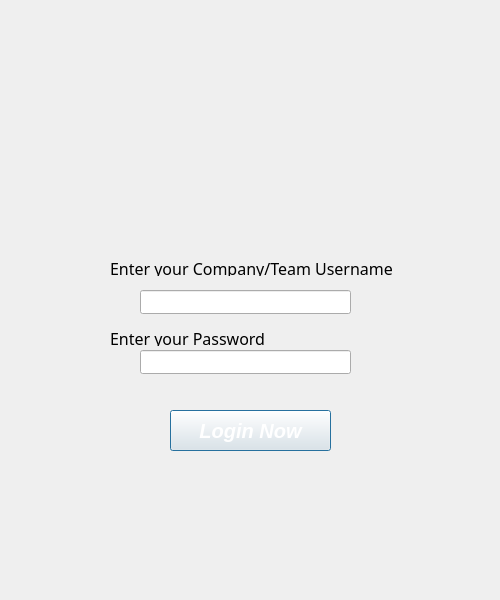
<?xml version="1.0" encoding="UTF-8"?>
<ui version="4.0">
 <class>teampage</class>
 <widget class="QDialog" name="teampage">
  <property name="geometry">
   <rect>
    <x>0</x>
    <y>0</y>
    <width>500</width>
    <height>600</height>
   </rect>
  </property>
  <property name="windowTitle">
   <string>Dialog</string>
  </property>
  <property name="styleSheet">
   <string notr="true">background: qlineargradient(x1:0, y1:0, x2:1, y2:1, 
                     stop:0 #C7FFC7, stop:1 #B5FFB5);
background-image: url(:/images/Untitled design (3).png);
background-repeat: no-repeat;
 background-position: center;</string>
  </property>
  <widget class="QLineEdit" name="lineEdit_companyusername">
   <property name="geometry">
    <rect>
     <x>140</x>
     <y>290</y>
     <width>211</width>
     <height>24</height>
    </rect>
   </property>
  </widget>
  <widget class="QLineEdit" name="lineEdit_companypassword">
   <property name="geometry">
    <rect>
     <x>140</x>
     <y>350</y>
     <width>211</width>
     <height>24</height>
    </rect>
   </property>
   <property name="echoMode">
    <enum>QLineEdit::Password</enum>
   </property>
  </widget>
  <widget class="QPushButton" name="pushButton">
   <property name="geometry">
    <rect>
     <x>170</x>
     <y>410</y>
     <width>161</width>
     <height>41</height>
    </rect>
   </property>
   <property name="font">
    <font>
     <pointsize>15</pointsize>
     <italic>true</italic>
     <bold>true</bold>
    </font>
   </property>
   <property name="styleSheet">
    <string notr="true">color:white;</string>
   </property>
   <property name="text">
    <string>Login Now</string>
   </property>
  </widget>
  <widget class="QLabel" name="label">
   <property name="geometry">
    <rect>
     <x>110</x>
     <y>260</y>
     <width>301</width>
     <height>16</height>
    </rect>
   </property>
   <property name="font">
    <font>
     <family>Sitka</family>
     <pointsize>12</pointsize>
     <bold>false</bold>
    </font>
   </property>
   <property name="styleSheet">
    <string notr="true">color:black;</string>
   </property>
   <property name="text">
    <string>Enter your Company/Team Username</string>
   </property>
  </widget>
  <widget class="QLabel" name="label_2">
   <property name="geometry">
    <rect>
     <x>110</x>
     <y>330</y>
     <width>301</width>
     <height>16</height>
    </rect>
   </property>
   <property name="font">
    <font>
     <family>Sitka</family>
     <pointsize>12</pointsize>
     <bold>false</bold>
    </font>
   </property>
   <property name="styleSheet">
    <string notr="true">color:black;</string>
   </property>
   <property name="text">
    <string>Enter your Password</string>
   </property>
  </widget>
  <widget class="QLabel" name="label_3">
   <property name="geometry">
    <rect>
     <x>100</x>
     <y>480</y>
     <width>291</width>
     <height>31</height>
    </rect>
   </property>
   <property name="font">
    <font>
     <pointsize>15</pointsize>
    </font>
   </property>
   <property name="styleSheet">
    <string notr="true">color:red;</string>
   </property>
   <property name="text">
    <string/>
   </property>
  </widget>
 </widget>
 <resources/>
 <connections/>
</ui>
